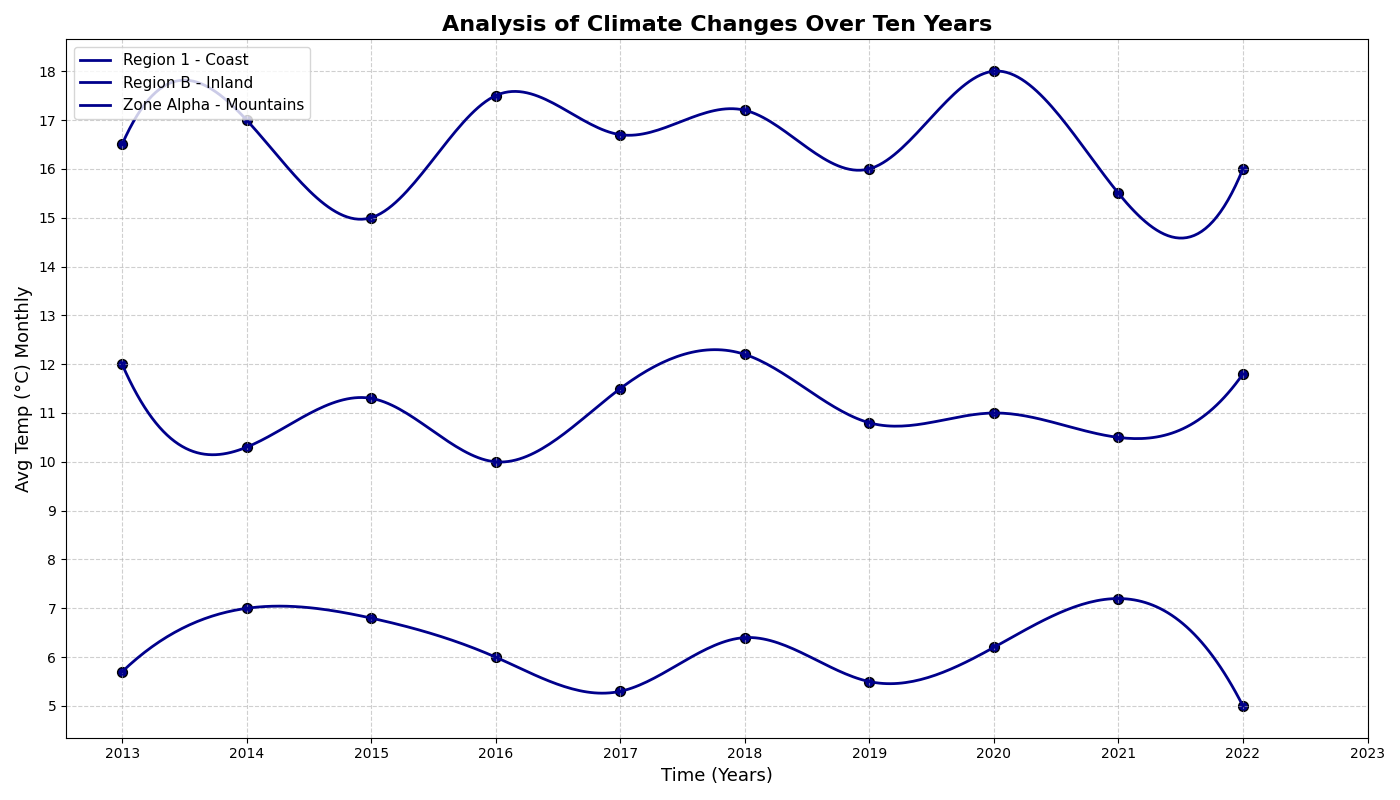

Reproduce this figure in Python.
import matplotlib.pyplot as plt
import numpy as np
from scipy.interpolate import make_interp_spline

years = np.arange(2013, 2023)
monthly_avg_temp_coastal = np.array([16.5, 17, 15, 17.5, 16.7, 17.2, 16, 18, 15.5, 16])
monthly_avg_temp_inland = np.array([12, 10.3, 11.3, 10, 11.5, 12.2, 10.8, 11, 10.5, 11.8])
monthly_avg_temp_mountain = np.array([5.7, 7, 6.8, 6, 5.3, 6.4, 5.5, 6.2, 7.2, 5])

coastal_spline = make_interp_spline(years, monthly_avg_temp_coastal, k=3)
inland_spline = make_interp_spline(years, monthly_avg_temp_inland, k=3)
mountain_spline = make_interp_spline(years, monthly_avg_temp_mountain, k=3)

years_smooth = np.linspace(years.min(), years.max(), 300)
coastal_temp_smooth = coastal_spline(years_smooth)
inland_temp_smooth = inland_spline(years_smooth)
mountain_temp_smooth = mountain_spline(years_smooth)

plt.figure(figsize=(14, 8))

# Applying a single color (darkblue) across all regions.
plt.plot(years_smooth, coastal_temp_smooth, label='Region 1 - Coast', color='darkblue', linewidth=2)
plt.plot(years_smooth, inland_temp_smooth, label='Region B - Inland', color='darkblue', linewidth=2)
plt.plot(years_smooth, mountain_temp_smooth, label='Zone Alpha - Mountains', color='darkblue', linewidth=2)

plt.scatter(years, monthly_avg_temp_coastal, color='darkblue', edgecolors='black', s=50)
plt.scatter(years, monthly_avg_temp_inland, color='darkblue', edgecolors='black', s=50)
plt.scatter(years, monthly_avg_temp_mountain, color='darkblue', edgecolors='black', s=50)

plt.title('Analysis of Climate Changes Over Ten Years', fontsize=16, fontweight='bold', loc='center')
plt.xlabel('Time (Years)', fontsize=13)
plt.ylabel('Avg Temp (°C) Monthly', fontsize=13)

plt.xticks(np.arange(2013, 2024, step=1))
plt.yticks(np.arange(5, 19, step=1))
plt.legend(loc='upper left', fontsize=11, frameon=True)
plt.grid(True, linestyle='--', alpha=0.6)
plt.tight_layout()

plt.show()
